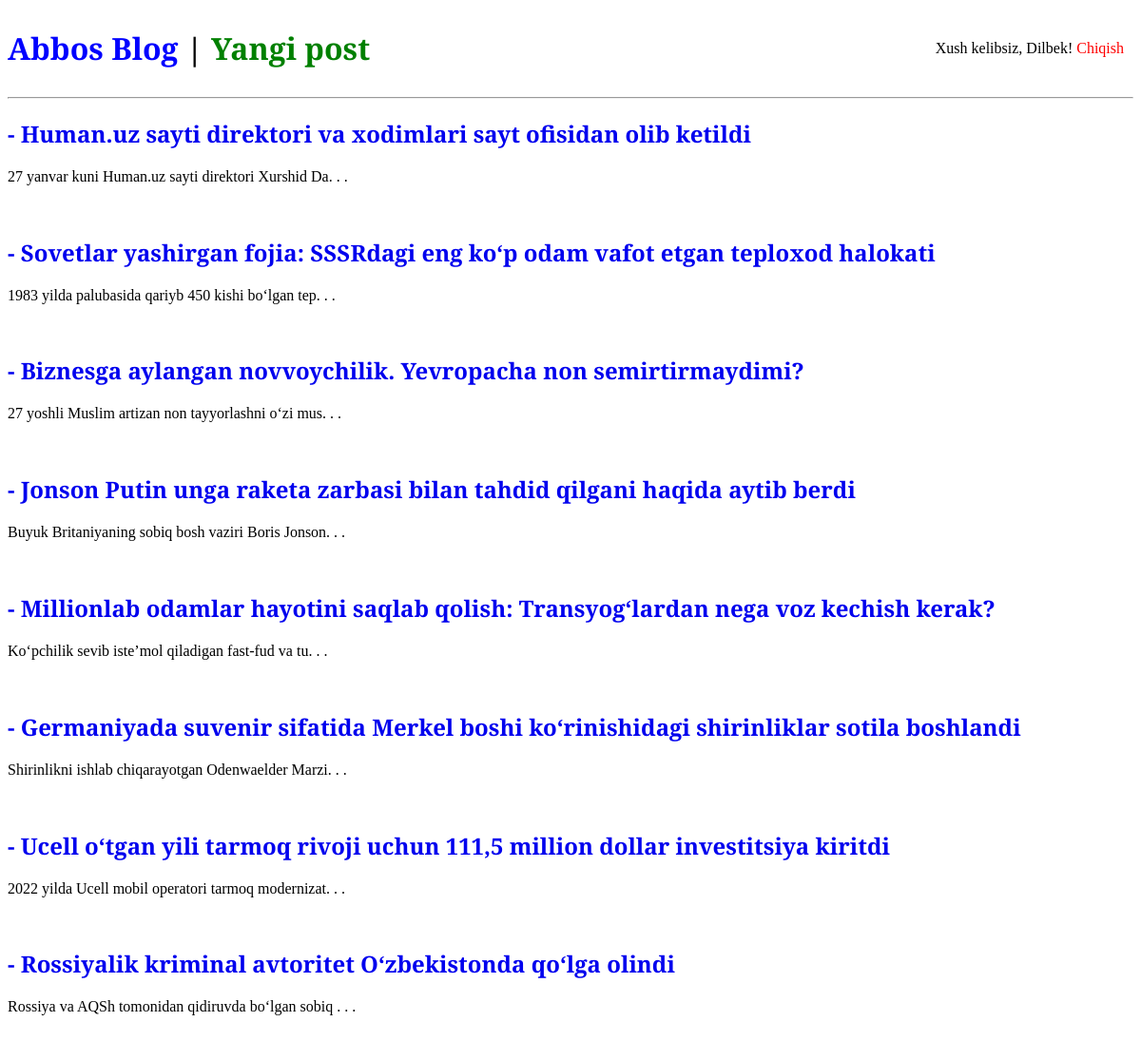
The page / (signed in) on the database its author committed.
### blog/models.py (models this page shows, shortened)
class Post(models.Model):
    title = models.CharField(max_length=200)
    author = models.ForeignKey(
        'auth.User',
        on_delete=models.CASCADE
    )
    body = models.TextField()

### blog/views.py (the view)
# urls.py: path('', BlogListView.as_view(), name='home'),
class BlogListView(ListView):
    model = Post
    template_name = 'home.html'

### templates/home.html
{% extends 'base.html' %}
{% block content %}
        {% for post in object_list %}
            <h2><a href="{% url 'post_detail' post.pk %}">
            - {{ post.title }}</a>
            </h2>
            <p>{{ post.body | slice:":50" }}. . .</p>
            <br>
        {% endfor %}
{% endblock content %}

### templates/base.html (shortened to what this page needs)
{% load static %}
<!DOCTYPE html>
<html lang="en">
<head>
    <link rel="stylesheet" href="{% static 'css/base.css' %}">
</head>
<body>
    <header>
        <h1>
            <a href="{% url 'home' %}" style="color:blue">Abbos Blog</a><a> |</a>
            <a href="{% url 'post_new' %}" style="color:green">Yangi post</a>
        </h1>
        {% if user.is_authenticated %}
            <p>
                <a> Xush kelibsiz, {{ user.username }}!</a>
                <a href="{% url 'logout' %}" class="logout"> Chiqish</a>
            </p>
        {% else %}
            <p class="login_bar">
                <a href="{% url 'login' %}" class="login">Saytga kirish</a>|
                <a href="{% url 'signup' %}" class="login">Ro'yhatdan o'tish</a>
            </p>
        {% endif %}
    </header>
    <hr>
    {% block content %}
    {% endblock content %}
</body>
</html>

### static/css/base.css (style rules this page uses)
* { font-family: 'PT Serif', serif; }
header p { margin-left: 10px; margin-right: 10px; }
.logout { color: red; }
header { display: flex; justify-content: space-between; align-items: center; }
a { text-decoration: none; }

### rows shown on the page
Post: title "Human.uz sayti direktori va xodimlari sayt ofisidan olib ketildi", body "27 yanvar kuni Human.uz sayti direktori Xurshid Da"
Post: title "Sovetlar yashirgan fojia: SSSRdagi eng ko‘p odam vafot etgan teploxod halokati", body "1983 yilda palubasida qariyb 450 kishi bo‘lgan tep"
Post: title "Biznesga aylangan novvoychilik. Yevropacha non semirtirmaydimi?", body "27 yoshli Muslim artizan non tayyorlashni o‘zi mus"
Post: title "Jonson Putin unga raketa zarbasi bilan tahdid qilgani haqida aytib berdi", body "Buyuk Britaniyaning sobiq bosh vaziri Boris Jonson"
Post: title "Millionlab odamlar hayotini saqlab qolish: Transyog‘lardan nega voz kechish kerak?", body "Ko‘pchilik sevib iste’mol qiladigan fast-fud va tu"
Post: title "Germaniyada suvenir sifatida Merkel boshi ko‘rinishidagi shirinliklar sotila boshlandi", body "Shirinlikni ishlab chiqarayotgan Odenwaelder Marzi"
Post: title "Ucell o‘tgan yili tarmoq rivoji uchun 111,5 million dollar investitsiya kiritdi", body "2022 yilda Ucell mobil operatori tarmoq modernizat"
Post: title "Rossiyalik kriminal avtoritet O‘zbekistonda qo‘lga olindi", body "Rossiya va AQSh tomonidan qidiruvda bo‘lgan sobiq"

### other values the page prints
{{ user.username }} "Dilbek"
